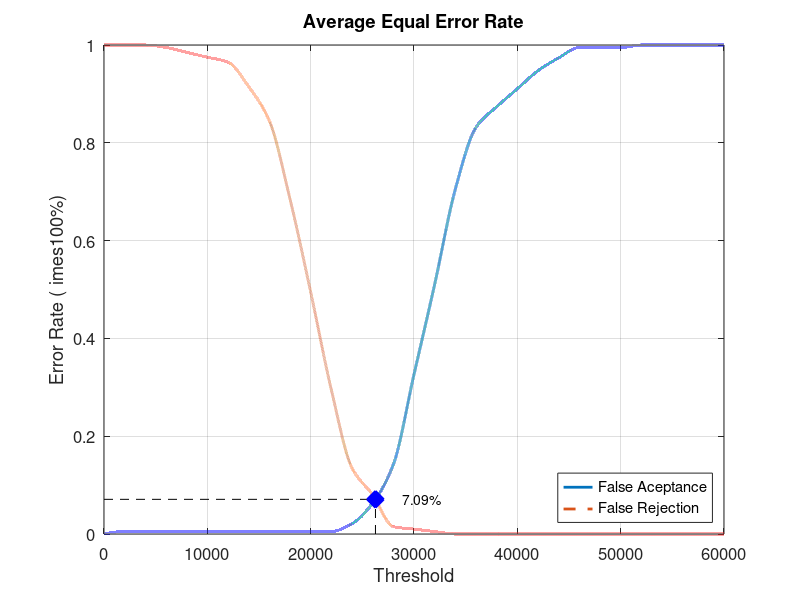
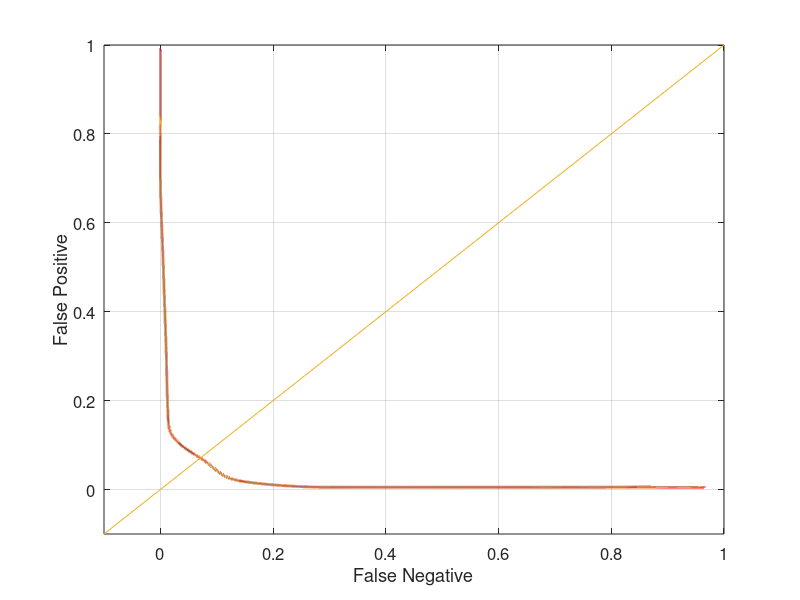

The MATLAB source for these figures, in order:
close all;
clear;
clc;
x = 0:2000:60000;
xq = 0:0.5:60000;

y0 = [0 0.00526316 0.00526316 0.00526316 0.00526316 0.00526316 0.00526316 0.00526316 0.00526316 0.00526316 0.00526316 0.00526316 0.0210526 0.0631579 0.142105 0.326316 0.510526 0.705263 0.831579 0.873684 0.910526 0.947368 0.973684 0.994737 0.994737 0.994737 1 1 1 1 1]
yy0 = interp1(x, y0, xq, 'pchip');
y1 = [1 1 1 0.995 0.985 0.975 0.965 0.915 0.845 0.685 0.495 0.295 0.135 0.08 0.015 0.01 0.005 0 0 0 0 0 0 0 0 0 0 0 0 0 0]
yy1 = interp1(x, y1, xq, 'pchip');

% Calculating EER: 
y2 = abs(y0 - y1);
find(y2 == min(y2))
yy2 = abs(yy0 - yy1);
xEER = find(yy2 == min(yy2));
xEERIndex = xq(xEER) % X-axis EER
yEER = yy0(xEER) % Y-axis EER

main = figure
plot(xq, yy0,'-','LineWidth', 2);	hold on
plot(xq, yy1,'--','LineWidth', 2);	hold on
plot([xEERIndex xEERIndex], [0 yEER], 'k--');	hold on
plot([0 xEERIndex], [yEER yEER], 'k--');	hold on
plot(xEERIndex, yEER, 'bx', 'LineWidth', 10);	hold on
text(xEERIndex + 10 * xEERIndex / 100, yEER, [num2str(round((10000 * yEER)) / 100) '%'])
legend('False Aceptance', 'False Rejection', 'Location', 'SouthEast')
xlabel('Threshold')
ylabel('Error Rate (	imes100%)')
title('Average Equal Error Rate')
set(gca, 'FontSize', 12)
axis([0 60000 0 1])
grid on

print(main, 'Database5_3Main', '-dpng');
FNRxFPR = figure('Color', [1 1 1]);
plot(yy1, yy0, '-', yy1, yy0, 'LineWidth', 2);
hold on
y = -0.1:0.1:1
plot(y, y); 
set(gca, 'FontSize', 12)
xlabel('False Negative')
ylabel('False Positive')
axis([-0.1 1 -0.1 1])
set(gca, 'FontSize', 12)
grid on

print(FNRxFPR, 'Database5_3FNRxFPR','-dpng');
